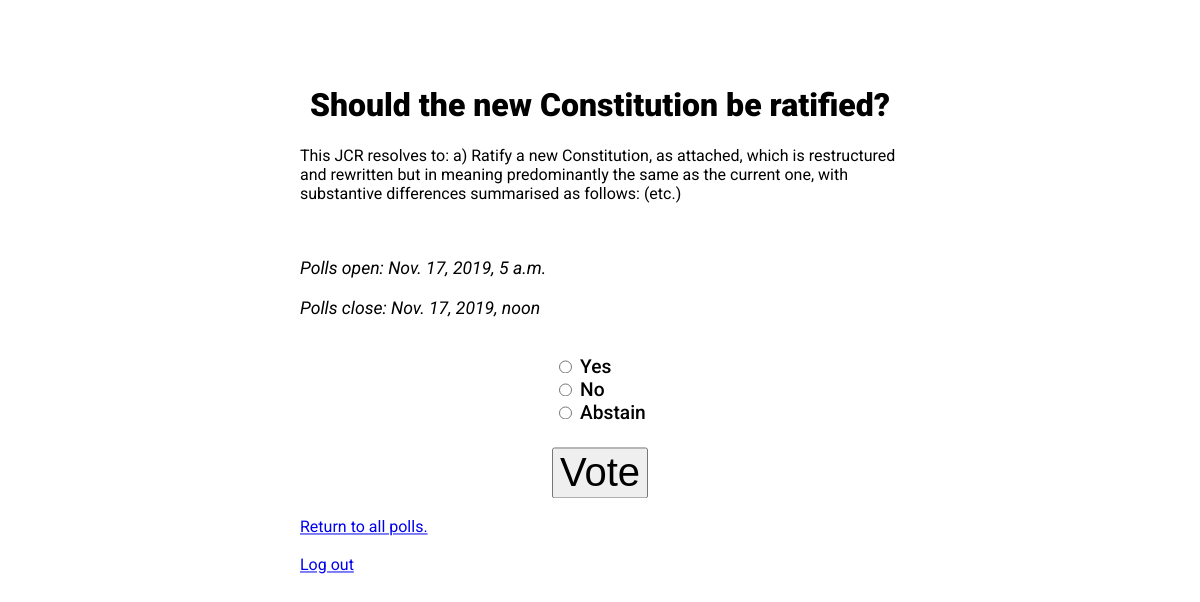
The app's page /polls/1/ (signed in) with its own data.
### polls/models.py (models this page shows, shortened)
class Question(models.Model):
    question_text = models.CharField(max_length=200)
    question_description = models.CharField(max_length=2000)
    polls_open = models.DateTimeField('polls open')
    polls_close = models.DateTimeField('polls close')
    def is_open(self):
        now = timezone.now()
        return self.polls_open <= now <= self.polls_close
    is_open.admin_order_field = 'polls_close'
    is_open.boolean = True
    is_open.short_description = 'Polls currently open?'
    voters = models.ManyToManyField(User)

class Choice(models.Model):
    question = models.ForeignKey(Question, on_delete=models.CASCADE)
    choice_text = models.CharField(max_length=200)
    votes = models.IntegerField(default=0)

### polls/views.py (the view)
# urls.py: path('<int:pk>/', views.DetailView.as_view(), name='detail'),
class DetailView(LoginRequiredMixin, generic.DetailView):
    model = Question
    template_name = 'polls/detail.html'
    def get_queryset(self):
        return Question.objects.filter(polls_open__lte=timezone.now(),
            polls_close__gte=timezone.now())

### polls/templates/polls/detail.html (shortened to what this page needs)
{% extends "polls/base.html" %}
{% block title %}
    {{ question.question_text }}
{% endblock %}
{% block content %}
    {{ question.question_description }}
    <br><br><br>
    <h3><i>Polls open: {{ question.polls_open }}
    <br><br>Polls close: {{ question.polls_close }}</i></h3>
    <br>
    <form action="{% url 'polls:vote' question.id %}" method="post">
        <div class="options">
        {% for choice in question.choice_set.all %}
            <input type="radio" name="choice" id="choice{{ forloop.counter }}" value="{{ choice.id }}">
            <label for="choice{{ forloop.counter }}">{{ choice.choice_text }}</label><br>
        {% endfor %}
        </div>
        <br><br>
        <input type="submit" value="Vote">
    </form>
    <br>
    <a href="{% url 'polls:index' %}">Return to all polls.</a>
{% endblock %}

### polls/static/polls/style.css (style rules this page uses)
body { max-width: 50%; margin: auto; position: absolute; top: 40%; left: 50%; transform: translate(-50%, -50%); font-family: 'Roboto', sans-serif; font-weight: 400; }
h3 { font-weight: 400; font-size: 110%; }
form { text-align: center; font-weight: 500; font-size: 120%; }
input[type=submit] { font-weight: 500; font-size: 30pt; }
.options { max-width: 50%; margin: auto; text-align: left; display: inline-block; }

### records on screen
Question: question_text "Should the new Constitution be ratified?", question_description "This JCR resolves to: a) Ratify a new Constitution, as attached, which is restructured and rewritten but in meaning predominantly the same as the current one, with substantive differences summarised as follows: (etc.)", polls_open "Nov. 17, 2019, 5 a.m.", polls_close "Nov. 17, 2019, noon"
Choice: choice_text "Yes"
Choice: choice_text "No"
Choice: choice_text "Abstain"
